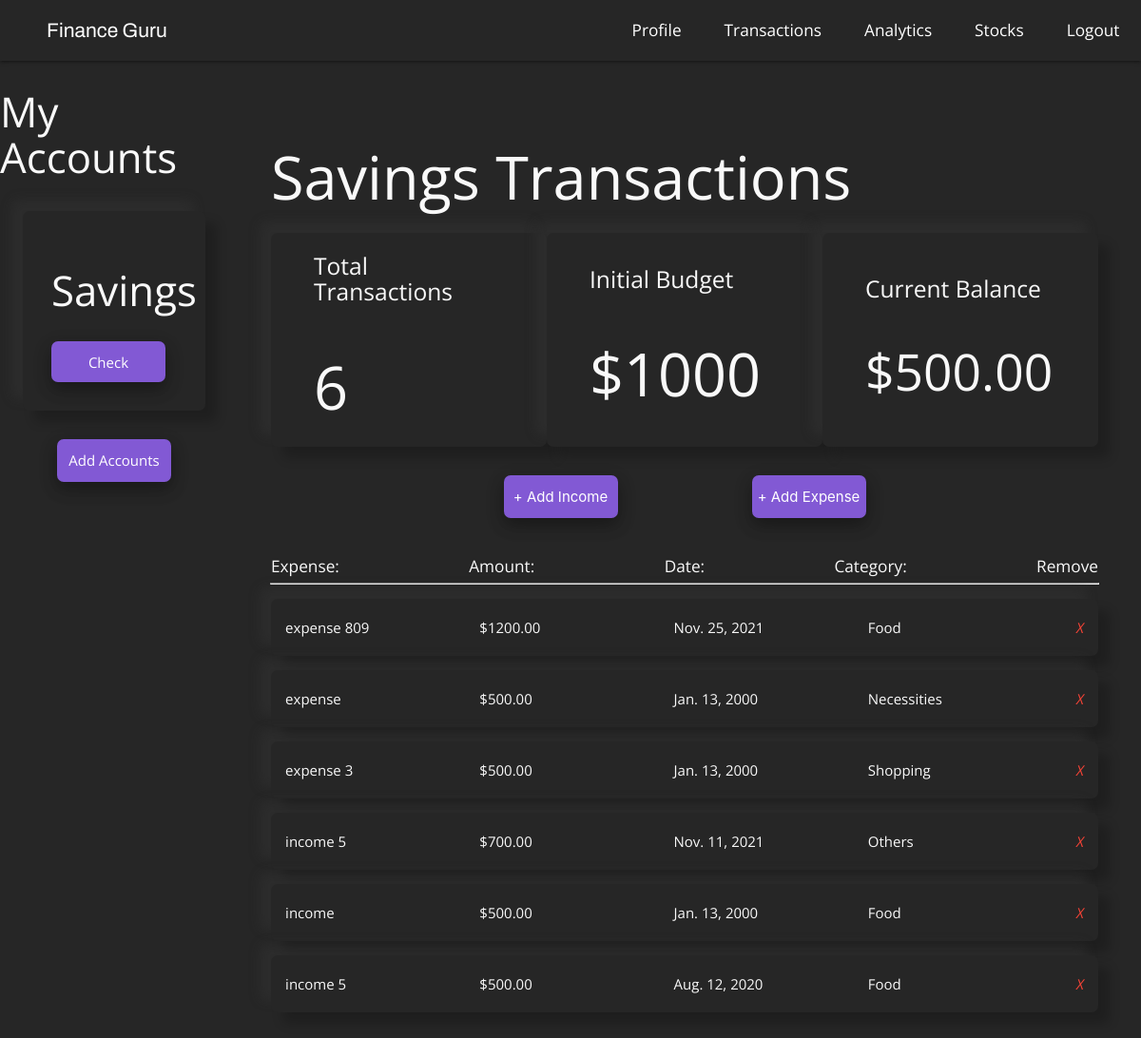
Page /savings/transactions (signed in) on the earlier database version.
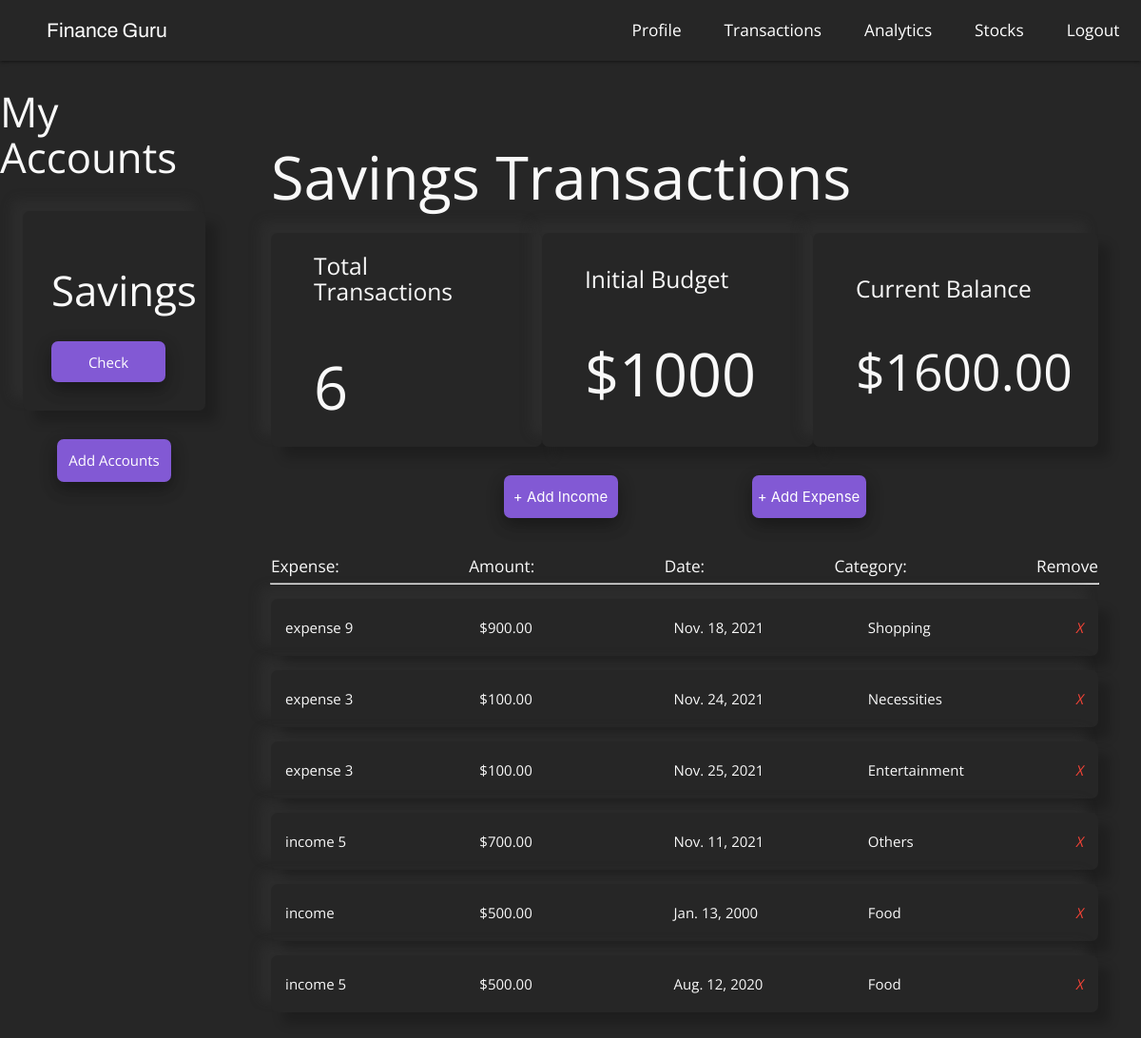
Same page on the later database version.
### budget/models.py (models this page shows, shortened)
class Project(models.Model):
    name = models.CharField(max_length=100)
    slug = models.SlugField(max_length=100, unique=True, blank=True)
    budget = models.IntegerField()
    def budget_left(self):
        expense_list = Expense.objects.filter(project=self)
        income_list = Income.objects.filter(project=self)
        total_expense_amount = 0
        total_income_amount = 0
        for expense in expense_list:
            total_expense_amount += expense.amount
        for income in income_list:
            total_income_amount += income.amount
        return self.budget - total_expense_amount + total_income_amount
    def total_transactions(self):
        income_list = Income.objects.filter(project=self)
        expense_list = Expense.objects.filter(project=self)
        return len(expense_list) + len(income_list)

class Expense(models.Model):
    project = models.ForeignKey(Project, on_delete = models.CASCADE, related_name = 'expenses')
    title = models.CharField(max_length=100)
    amount = models.DecimalField(max_digits=8, decimal_places=2)
    date = models.DateField(("Date"), default=datetime.date.today)
    type = 'expense'
    category = models.CharField( max_length = 20, choices = SELECT_CATEGORY_CHOICES , default ='Food')
    class Meta:
        ordering = ('-amount',)

class Income(models.Model):
    project = models.ForeignKey(Project, on_delete = models.CASCADE, related_name = 'income')
    title = models.CharField(max_length=100)
    amount = models.DecimalField(max_digits=8, decimal_places=2)
    date = models.DateField(("Date"), default=datetime.date.today)
    type = 'income'
    category = models.CharField( max_length = 20, choices = SELECT_CATEGORY_CHOICES , default ='Food')
    class Meta:
        ordering = ('-amount',)

### budget/views.py (the view, shortened to what this page needs)
# urls.py: path('<slug:project_slug>/transactions', views.transactions, name = 'transactions'),
@login_required()
def transactions(request, project_slug):
    project_list = Project.objects.all()
    project = get_object_or_404(Project, slug=project_slug)
    if request.method == "GET":
        return render(request, 'budget/transactions.html', {'project': project, 'project_list': project_list, 'expense_list': project.expenses.all(), 'income_list': project.income.all()})
    elif request.method == 'DELETE':
        id = json.loads(request.body)['id']
        expense = get_object_or_404(Expense, id=id)
        expense.delete()
        return HttpResponse('')

### budget/templates/budget/transactions.html (shortened to what this page needs)
{% extends 'budget/base.html' %}
{% block content %}
{% include "./header.html" %}
<div class = "transactions-section">
    <h1>{{ project.name }} Transactions</h1>
    <section class="profile-stats">
        <div class = "stat-card">
            <h5>Total Transactions</h6>
            <h1>{{ project.total_transactions }}</h1>
        </div>
        <div class = "stat-card">
            <h5>Initial Budget</h6>
            <h1>${{ project.budget }}</h1>
        </div>
        <div class = "stat-card">
            <h5>Current Balance</h6>
            {% if project.budget_left > 0 %}
                <h2>${{ project.budget_left }}</h2>
            {% elif project.budget_left == 0 %}
                <h2>${{ project.budget_left }}</h2>
            {% else %}
                <h2>${{ project.budget_left }}</h2>
            {% endif %}
        </div>
    </section>
    <section class = "section-expenses">
        <div class="button-row">
            <button class="modal-trigger account-button" id = "income-trigger" href = "#expenseModal" onClick = "incomeFunction()">+ Add Income</button>
            <button class="modal-trigger account-button" id = "expense-trigger" href = "#expenseModal" onClick = "expenseFunction()">+ Add Expense</button>
        </div>
        <div class="expense-row">
            <div class = 'expense-title'>
                <h6>Expense:</h6>
            </div>
            <div class = 'expense-title'>
                <h6>Amount:</h6>
            </div>
            <div class = 'expense-title'>
                <h6>Date:</h6>
            </div>
            <div class = 'expense-title'>
                <h6>Category:</h6>
            </div>
            <div class = 'expense-title'>
                <h6>Remove</h6>
            </div>
        </div>
        <hr/>
        <ul class="expense-list">
            {% for expense in expense_list %}
            <li>
                <div class="expense-col">
                    <spanc>{{ expense.title }}</span>
                </div>
                <div class="expense-col">
                    <spanc>${{ expense.amount }}</span>
                </div>
                <div class="expense-col">
                    <spanc>{{ expense.date }}</span>
                </div>
                <div class="expense-col">
                    <spanc>{{ expense.category }}</span>
                </div>
                <a class = "close-icon" name = "action" value = "expense" onclick = "deleteExpense(this), window.location.reload();" data-id = "{{ expense.id }}">
                    <i class="red-text right">X</i>
                </a>
            </li>
            {% empty %}
            <div class = "">
                <h3>You have no expenses yet</h3>
            </div>
            {% endfor %}
            {% for income in income_list %}
            <li>
                <div class="expense-col">
                    <spanc>{{ income.title }}</span>
                </div>
                <div class="expense-col">
                    <spanc>${{ income.amount }}</span>
                </div>
                <div class="expense-col">
                    <spanc>{{ income.date }}</span>
                </div>
                <div class="expense-col">
                    <spanc>{{ income.category }}</span>
                </div>
                <a class = "close-icon"  name = "action" value = "income" onclick = "deleteIncome(this), window.location.reload();"data-id = "{{ income.id }}">
                    <i class="red-text right">X</i>
                </a>
            </li>
            {% empty %}
            <div class = "">
                <h3 class='grey-text'>You have no income yet</h3>
            </div>
            {% endfor %}
        </ul>
    </section>
</div>
{% endblock %}

### budget/templates/budget/header.html (shortened to what this page needs)
{% extends 'budget/base.html' %}
{% load static %}
{% block content %}
<nav class = 'nav-dec'>
    <a href="{% url 'list' %}" class = "logo">
        <p>Finance Guru</p>
    </a>
    <div class = "nav-links">
        <a href="{% url 'profile' project.slug %}">Profile</a>
        <a href="{% url 'transactions' project.slug %}">Transactions</a>
        <a href="{% url 'analytics' project.slug %}">Analytics</a>
        <a href="{% url 'stocks' project.slug %}">Stocks</a>
        <a href="{% url 'logout' %}">Logout</a>
    </div>
</nav>
<div class = 'left-nav'>
    <h3>My Accounts</h3>
    <div class="project-list">
        {% for project in project_list %}
            <div class="project-card">
                <h3>{{ project.name }}</h3>
                <a href="{% url 'profile' project.slug %}" class="account-button">Check</a>
            </div>
        {% endfor %}
    </div>
    <a href="../add" class="account-button">
        <span>Add Accounts</span>
    </a>
</div>
{% endblock %}

Differences in the rows shown:
removed Expense: title "expense 809", amount "1200.00", date "Nov. 25, 2021", category "Food"
removed Expense: title "expense", amount "500.00", date "Jan. 13, 2000", category "Necessities"
removed Expense: title "expense 3", amount "500.00", date "Jan. 13, 2000", category "Shopping"
computed for Project "Savings": budget_left "500.00" → "1600.00"
added Expense: title "expense 9", amount "900.00", date "Nov. 18, 2021", category "Shopping"
added Expense: title "expense 3", amount "100.00", date "Nov. 24, 2021", category "Necessities"
added Expense: title "expense 3", amount "100.00", date "Nov. 25, 2021", category "Entertainment"
